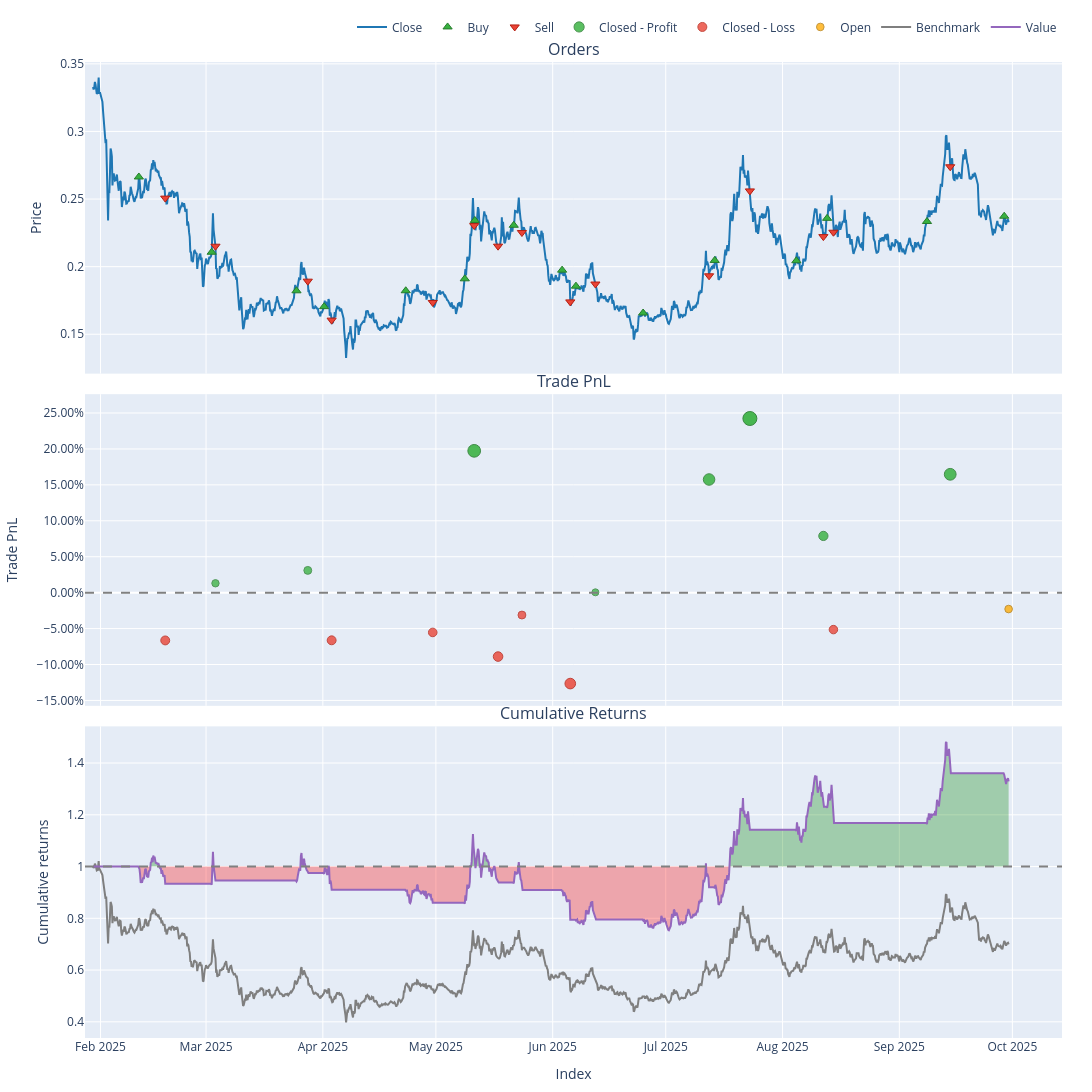

Source (notebook cell):
### Code cell
pf[pf.wrapper.columns[3]].plot(width=1200, height=1900).show()

### Figure 1 — Plotly figure (JSON) as saved in the notebook; plotly's stock layout.template omitted (floating-point values rounded to 4 significant figures; data arrays with more than 128 entries replaced by an {"elided": "..."} marker saying what was removed)
{"data": [{"line": {"color": "#1f77b4"}, "name": "Close", "showlegend": true, "x": {"elided": "1459 str values"}, "type": "scatter", "uid": "49f6ddac-22db-4668-93e6-55d13f9191c6", "xaxis": "x", "yaxis": "y", "y": {"elided": "1459 float values"}, "legendgroup": "0"}, {"customdata": [[69.0, 3740.0, 3.984], [71.0, 4415.0, 3.72], [73.0, 5173.0, 3.769], [75.0, 5698.0, 3.885], [77.0, 4979.0, 3.628], [79.0, 4487.0, 3.428], [81.0, 4379.0, 4.102], [83.0, 4053.0, 3.739], [85.0, 4587.0, 3.623], [87.0, 4265.0, 3.166], [89.0, 4779.0, 3.168], [91.0, 4478.0, 3.664], [93.0, 5564.0, 4.549], [95.0, 5203.0, 4.907], [97.0, 4987.0, 4.655], [99.0, 5709.0, 5.419]], "hovertemplate": "Order Id: %{customdata[0]}<br>Timestamp: %{x}<br>Price: %{y}<br>Size: %{customdata[1]:.6f}<br>Fees: %{customdata[2]:.6f}", "marker": {"color": "#37B13F", "line": {"color": "rgb(38,123,44)", "width": 1}, "size": 8, "symbol": "triangle-up"}, "mode": "markers", "name": "Buy", "x": ["2025-02-11T04:00:00+00:00", "2025-03-02T12:00:00+00:00", "2025-03-25T00:00:00+00:00", "2025-04-01T08:00:00+00:00", "2025-04-23T00:00:00+00:00", "2025-05-08T16:00:00+00:00", "2025-05-11T08:00:00+00:00", "2025-05-21T16:00:00+00:00", "2025-06-03T12:00:00+00:00", "2025-06-07T04:00:00+00:00", "2025-06-25T00:00:00+00:00", "2025-07-14T00:00:00+00:00", "2025-08-04T16:00:00+00:00", "2025-08-12T20:00:00+00:00", "2025-09-08T08:00:00+00:00", "2025-09-28T20:00:00+00:00"], "y": [0.2663, 0.2107, 0.1821, 0.1704, 0.1822, 0.191, 0.2342, 0.2306, 0.1974, 0.1856, 0.1657, 0.2046, 0.2044, 0.2357, 0.2334, 0.2373], "type": "scatter", "uid": "6d2e7a8e-7174-48e8-9921-4221bcea16cb", "xaxis": "x", "yaxis": "y", "legendgroup": "1"}, {"customdata": [[70.0, 3740.0, 3.75], [72.0, 4415.0, 3.799], [74.0, 5173.0, 3.916], [76.0, 5698.0, 3.657], [78.0, 4979.0, 3.456], [80.0, 4487.0, 4.135], [82.0, 4379.0, 3.769], [84.0, 4053.0, 3.652], [86.0, 4587.0, 3.192], [88.0, 4265.0, 3.193], [90.0, 4779.0, 3.694], [92.0, 4478.0, 4.585], [94.0, 5564.0, 4.946], [96.0, 5203.0, 4.693], [98.0, 4987.0, 5.463]], "hovertemplate": "Order Id: %{customdata[0]}<br>Timestamp: %{x}<br>Price: %{y}<br>Size: %{customdata[1]:.6f}<br>Fees: %{customdata[2]:.6f}", "marker": {"color": "#EA4335", "line": {"color": "rgb(181,31,18)", "width": 1}, "size": 8, "symbol": "triangle-down"}, "mode": "markers", "name": "Sell", "x": ["2025-02-18T04:00:00+00:00", "2025-03-03T12:00:00+00:00", "2025-03-28T00:00:00+00:00", "2025-04-03T08:00:00+00:00", "2025-04-30T04:00:00+00:00", "2025-05-11T04:00:00+00:00", "2025-05-17T12:00:00+00:00", "2025-05-23T20:00:00+00:00", "2025-06-05T16:00:00+00:00", "2025-06-12T08:00:00+00:00", "2025-07-12T12:00:00+00:00", "2025-07-23T08:00:00+00:00", "2025-08-11T20:00:00+00:00", "2025-08-14T12:00:00+00:00", "2025-09-14T12:00:00+00:00"], "y": [0.2507, 0.2151, 0.1893, 0.1605, 0.1735, 0.2304, 0.2152, 0.2252, 0.1739, 0.1871, 0.1932, 0.256, 0.2222, 0.2255, 0.2739], "type": "scatter", "uid": "4d35b2d1-11c5-465a-a412-e8dfc6e0b3ea", "xaxis": "x", "yaxis": "y", "legendgroup": "2"}, {"customdata": [[1.0, 1.0, 12.13, 0.01304], [2.0, 2.0, 29.19, 0.03099], [5.0, 5.0, 169.1, 0.1974], [9.0, 9.0, 0.3707, 0.0004683], [10.0, 10.0, 124.7, 0.1575], [11.0, 11.0, 222.0, 0.2423], [12.0, 12.0, 89.79, 0.07896], [14.0, 14.0, 191.7, 0.1647]], "hovertemplate": "Exit Trade Id: %{customdata[0]}<br>Position Id: %{customdata[1]}<br>Exit Timestamp: %{x}<br>PnL: %{customdata[2]:.6f}<br>Return: %{customdata[3]:.2%}", "marker": {"color": "#37B13F", "line": {"color": "rgb(38,123,44)", "width": 1}, "opacity": [0.7578, 0.7689, 0.8721, 0.75, 0.8474, 0.9, 0.7987, 0.8519], "size": [7.364, 7.883, 12.7, 7.0, 11.54, 14.0, 9.272, 11.75], "symbol": "circle"}, "mode": "markers", "name": "Closed - Profit", "x": ["2025-03-03T12:00:00+00:00", "2025-03-28T00:00:00+00:00", "2025-05-11T04:00:00+00:00", "2025-06-12T08:00:00+00:00", "2025-07-12T12:00:00+00:00", "2025-07-23T08:00:00+00:00", "2025-08-11T20:00:00+00:00", "2025-09-14T12:00:00+00:00"], "y": [0.01304, 0.03099, 0.1974, 0.0004683, 0.1575, 0.2423, 0.07896, 0.1647], "type": "scatter", "uid": "252ec1f8-50ad-4d7e-aa2e-5f66df4d60df", "xaxis": "x2", "yaxis": "y2", "legendgroup": "3"}, {"customdata": [[0.0, 0.0, -66.23, -0.0665], [3.0, 3.0, -64.42, -0.06633], [4.0, 4.0, -50.21, -0.05535], [6.0, 6.0, -91.22, -0.08895], [7.0, 7.0, -29.11, -0.03115], [8.0, 8.0, -114.6, -0.1265], [13.0, 13.0, -63.06, -0.05141]], "hovertemplate": "Exit Trade Id: %{customdata[0]}<br>Position Id: %{customdata[1]}<br>Exit Timestamp: %{x}<br>PnL: %{customdata[2]:.6f}<br>Return: %{customdata[3]:.2%}", "marker": {"color": "#EA4335", "line": {"color": "rgb(181,31,18)", "width": 1}, "opacity": [0.7909, 0.7908, 0.784, 0.8049, 0.769, 0.8282, 0.7816], "size": [8.911, 8.906, 8.588, 9.561, 7.888, 10.65, 8.474], "symbol": "circle"}, "mode": "markers", "name": "Closed - Loss", "x": ["2025-02-18T04:00:00+00:00", "2025-04-03T08:00:00+00:00", "2025-04-30T04:00:00+00:00", "2025-05-17T12:00:00+00:00", "2025-05-23T20:00:00+00:00", "2025-06-05T16:00:00+00:00", "2025-08-14T12:00:00+00:00"], "y": [-0.0665, -0.06633, -0.05535, -0.08895, -0.03115, -0.1265, -0.05141], "type": "scatter", "uid": "65a76e43-ed46-40f2-87b7-3252f18459df", "xaxis": "x2", "yaxis": "y2", "legendgroup": "4"}, {"customdata": [[15.0, 15.0, -30.93, -0.02283]], "hovertemplate": "Exit Trade Id: %{customdata[0]}<br>Position Id: %{customdata[1]}<br>Exit Timestamp: %{x}<br>PnL: %{customdata[2]:.6f}<br>Return: %{customdata[3]:.2%}", "marker": {"color": "#FFAA00", "line": {"color": "rgb(178,118,0)", "width": 1}, "opacity": [0.7639], "size": [7.647], "symbol": "circle"}, "mode": "markers", "name": "Open", "x": ["2025-09-30T00:00:00+00:00"], "y": [-0.02283], "type": "scatter", "uid": "fb3c6ef2-699c-40ca-9596-c5b9d39612ed", "xaxis": "x2", "yaxis": "y2", "legendgroup": "5"}, {"line": {"color": "#7f7f7f"}, "name": "Benchmark", "showlegend": true, "x": {"elided": "1459 str values"}, "type": "scatter", "uid": "500b89c2-d35b-4633-8a6b-04e5c4c38220", "xaxis": "x3", "yaxis": "y3", "y": {"elided": "1459 float values"}, "legendgroup": "6"}, {"hoverinfo": "skip", "line": {"color": "rgba(0, 0, 0, 0)", "width": 0}, "opacity": 0, "showlegend": false, "x": {"elided": "1459 str values"}, "type": "scatter", "uid": "ffcfc0a1-f881-42c8-ba53-3b5676241189", "xaxis": "x3", "yaxis": "y3", "y": {"elided": "1459 int values"}, "legendgroup": "7"}, {"connectgaps": false, "fill": "tonexty", "fillcolor": "rgba(0, 128, 0, 0.3)", "hoverinfo": "skip", "line": {"color": "rgba(0, 0, 0, 0)", "width": 0}, "opacity": 0, "showlegend": false, "x": {"elided": "1459 str values"}, "type": "scatter", "uid": "d9fbe80c-efb3-4e53-8099-de61be4dcfb9", "xaxis": "x3", "yaxis": "y3", "y": {"elided": "1459 float values"}, "legendgroup": "7"}, {"hoverinfo": "skip", "line": {"color": "rgba(0, 0, 0, 0)", "width": 0}, "opacity": 0, "showlegend": false, "x": {"elided": "1459 str values"}, "type": "scatter", "uid": "b42296e6-5a10-4d90-8d45-2a93a4ece508", "xaxis": "x3", "yaxis": "y3", "y": {"elided": "1459 int values"}, "legendgroup": "7"}, {"connectgaps": false, "fill": "tonexty", "fillcolor": "rgba(255, 0, 0, 0.3)", "hoverinfo": "skip", "line": {"color": "rgba(0, 0, 0, 0)", "width": 0}, "opacity": 0, "showlegend": false, "x": {"elided": "1459 str values"}, "type": "scatter", "uid": "39629998-bb50-4dd6-913c-8bd62c0eeef9", "xaxis": "x3", "yaxis": "y3", "y": {"elided": "1459 float values"}, "legendgroup": "7"}, {"line": {"color": "#9467bd"}, "name": "Value", "showlegend": true, "x": {"elided": "1459 str values"}, "type": "scatter", "uid": "39fd78e8-cc5c-4c05-bed3-417504bf2935", "xaxis": "x3", "yaxis": "y3", "y": {"elided": "1459 float values"}, "legendgroup": "8"}, {"hoverinfo": "skip", "line": {"color": "rgba(0, 0, 0, 0)", "width": 0}, "opacity": 0.0, "showlegend": false, "x": {"elided": "1459 str values"}, "type": "scatter", "uid": "f1ede119-00e3-45fc-b61a-ce297dff440d", "xaxis": "x3", "yaxis": "y3", "y": {"elided": "1459 int values"}, "legendgroup": "7"}], "layout": {"annotations": [{"font": {"size": 16}, "showarrow": false, "text": "Orders", "x": 0.5, "xanchor": "center", "xref": "paper", "y": 1.0, "yanchor": "bottom", "yref": "paper"}, {"font": {"size": 16}, "showarrow": false, "text": "Trade PnL", "x": 0.5, "xanchor": "center", "xref": "paper", "y": 0.6596, "yanchor": "bottom", "yref": "paper"}, {"font": {"size": 16}, "showarrow": false, "text": "Cumulative Returns", "x": 0.5, "xanchor": "center", "xref": "paper", "y": 0.3193, "yanchor": "bottom", "yref": "paper"}], "xaxis": {"anchor": "y", "domain": [0.0, 1.0], "matches": "x3", "showticklabels": false}, "yaxis": {"anchor": "x", "domain": [0.6807, 1.0], "title": {"text": "Price"}}, "xaxis2": {"anchor": "y2", "domain": [0.0, 1.0], "matches": "x3", "showticklabels": false}, "yaxis2": {"anchor": "x2", "domain": [0.3404, 0.6596], "tickformat": ".2%", "title": {"text": "Trade PnL"}}, "xaxis3": {"anchor": "y3", "domain": [0.0, 1.0], "title": {"text": "Index"}}, "yaxis3": {"anchor": "x3", "domain": [0.0, 0.3193], "title": {"text": "Cumulative returns"}}, "margin": {"t": 30, "b": 30, "l": 30, "r": 30}, "legend": {"orientation": "h", "yanchor": "bottom", "y": 1.021, "xanchor": "right", "x": 1, "traceorder": "normal"}, "width": 1200, "height": 1900, "showlegend": true, "shapes": [{"line": {"color": "gray", "dash": "dash"}, "type": "line", "x0": 0.0, "x1": 1.0, "xref": "paper", "y0": 0, "y1": 0, "yref": "y2"}, {"line": {"color": "gray", "dash": "dash"}, "type": "line", "x0": 0.0, "x1": 1.0, "xref": "paper", "y0": 1, "y1": 1, "yref": "y3"}]}}
